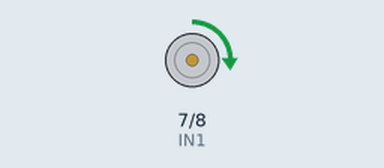
Bench run of a sketch on a simulated Arduino Uno, built with avr-gcc and run on an emulated ATmega328P. Shown: motor-driver pin pairs drawn as motors (green arrow = first pin HIGH = forward, orange = second pin HIGH = backward, longer = more drive, scaled by the enable pin).

Above: at 4.05 s.
At 14.85 s:
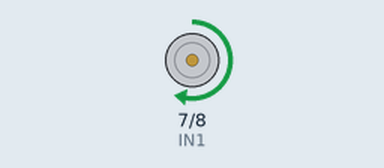
At 25.7 s:
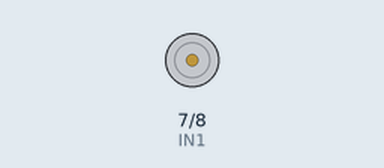
At 39.85 s:
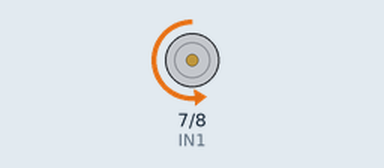
Timing chart, 0 to 40.0 s (numbered marks = the images above):
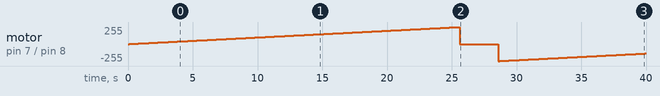

Measured:
- by itself, motor on pin 7 (IN1) / pin 8 (IN2): stopped → forward 1/255 at 0.10 s, → forward 2/255 0.10 s later, → forward 3/255 0.10 s later, → forward 4/255 0.10 s later, … (370 changes in this stretch)

The sketch:

s25.ino
```cpp
#define IN1 7
#define IN2 8
#define ENA 3

int vel = 0;//0-255

void setup()
{
  pinMode(IN1,OUTPUT);
  pinMode(IN2,OUTPUT);
}

void loop()
{
  for (vel=0;vel <= 255;vel++)
  {
    analogWrite(ENA,vel);
    digitalWrite(IN1,1);
    digitalWrite(IN2,0);
    delay(100);
  }
  digitalWrite(IN1,0);
  digitalWrite(IN2,0);
  delay(3000);
  for (vel=255;vel >= 0;vel--)
  {
    analogWrite(ENA,vel);
    digitalWrite(IN1,0);
    digitalWrite(IN2,1);
    delay(100);
  }
  digitalWrite(IN1,0);
  digitalWrite(IN2,0);
  delay(3000);
}
```
